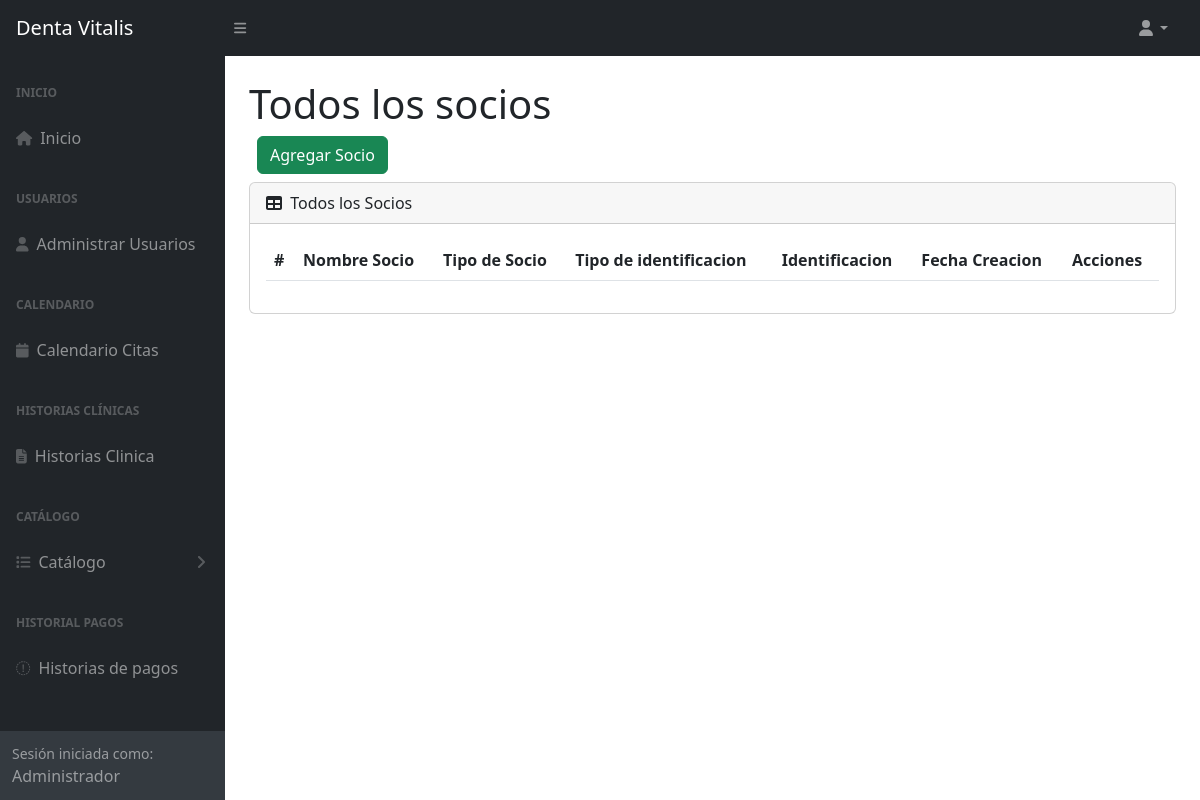
The app's page /socios (signed in), older data.
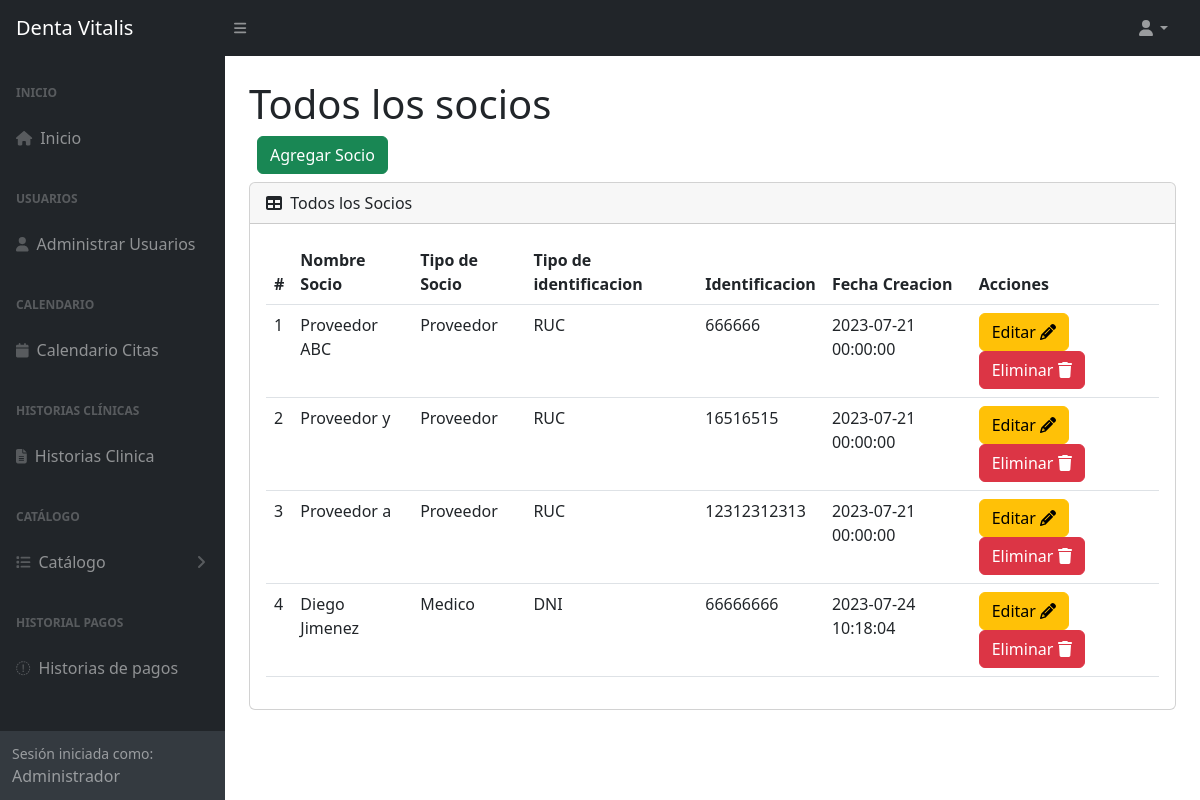
The same page, newer data.
### tables this page shows
CREATE TABLE `tba_socio`  (
  `IdSocio` int NOT NULL AUTO_INCREMENT,
  `NombreSocio` varchar(150) NOT NULL,
  `IdTipoIdentificacion` int NULL DEFAULT NULL,
  `IdTipoSocio` int NOT NULL,
  `Identificacion` varchar(15) NULL DEFAULT NULL,
  `FechaCreacion` datetime NOT NULL,
  `FechaActualizacion` datetime NOT NULL,
  PRIMARY KEY (`IdSocio`) USING BTREE,
  INDEX `tba_socio_fksocios`(`IdTipoIdentificacion`) USING BTREE,
  CONSTRAINT `tba_socio_fksocios` FOREIGN KEY (`IdTipoIdentificacion`) REFERENCES `tba_tipoidentificacion` (`IdTipoIdentificacion`) ON DELETE RESTRICT ON UPDATE RESTRICT
);

CREATE TABLE `tba_tiposocio`  (
  `IdTipoSocio` int NOT NULL AUTO_INCREMENT,
  `NombreTipoSocio` varchar(255) NULL DEFAULT NULL,
  PRIMARY KEY (`IdTipoSocio`) USING BTREE
);

CREATE TABLE `tba_tipoidentificacion`  (
  `IdTipoIdentificacion` int NOT NULL AUTO_INCREMENT,
  `NombreTipoIdentificacion` varchar(20) NOT NULL,
  PRIMARY KEY (`IdTipoIdentificacion`) USING BTREE
);

### controller/plantilla.controller.php (called while the page is built)
<?php
class ControllerPlantilla
{
  static public function ctrPlantilla()
  {
    include "view/plantilla.php";
  }
}

### index.php (called while the page is built, shortened)
<?php
require_once "controller/plantilla.controller.php";
require_once "controller/socios.controller.php";
require_once "controller/gastos.controller.php";
require_once "model/socios.model.php";
$plantilla = new ControllerPlantilla();
$plantilla -> ctrPlantilla();

### controller/socios.controller.php (called while the page is built, shortened)
<?php
class ControllerSocios
{
  public static function ctrMostrarSocios()
  {
    $tabla = "tba_socio";
    $listaSocios = ModelSocios::mdlMostrarSocios($tabla);
    return $listaSocios;
  }
}

### model/conexion.php (called while the page is built)
<?php
class Conexion
{
  static public function conn()
  {
    $link = new PDO("mysql:host=localhost;dbname=db_dentaVitalis","root","");
		$link->exec("set names utf8");
		return $link;
  }
}

### model/socios.model.php (called while the page is built, shortened)
<?php
require_once "conexion.php";
class ModelSocios
{
  public static function mdlMostrarSocios($tabla)
  {
    $statement = Conexion::conn()->prepare("SELECT tba_socio.IdSocio, tba_socio.NombreSocio, tba_socio.IdTipoIdentificacion, tba_socio.IdTipoSocio, tba_socio.Identificacion, tba_socio.FechaCreacion, tba_tipoidentificacion.NombreTipoIdentificacion, tba_tiposocio.NombreTipoSocio FROM $tabla INNER JOIN tba_tipoidentificacion ON tba_socio.IdTipoIdentificacion = tba_tipoidentificacion.IdTipoIdentificacion INNER JOIN tba_tiposocio ON tba_socio.IdTipoSocio = tba_tiposocio.IdTipoSocio ORDER BY IdSocio ASC");
    $statement -> execute();
    return $statement -> fetchAll();
  }
}

### view/modules/socios.php (the view, shortened to what this page needs)
</div>
        </div>
        <div class="sb-sidenav-footer">
          <div class="small">Sesión iniciada como:</div>
          <?php echo $_SESSION["nombreUsuario"] ?>
        </div>
      </nav>
    </div>
    <div id="layoutSidenav_content">
      <main class="bg">
        <div class="container-fluid px-4">
          <h1 class="mt-4">Todos los socios</h1>
          <div class="d-flex m-2">
            <button type="button" class="btn btn-success" data-bs-toggle="modal" data-bs-target="#modalAgregarSocio">
              Agregar Socio
            </button>
          </div>
          <div class="card mb-4">
            <div class="card-header">
              <i class="fas fa-table me-1"></i>
              Todos los Socios
            </div>
            <div class="card-body">
              <table id="datatablesSimple" class="data-table-Socio table">
                <thead>
                  <tr>
                    <th>#</th>
                    <th>Nombre Socio</th>
                    <th>Tipo de Socio</th>
                    <th>Tipo de identificacion</th>
                    <th>Identificacion</th>
                    <th>Fecha Creacion</th>
                    <th>Acciones</th>
                  </tr>
                </thead>
                <tbody>
                  <?php
                  $listaSocios = ControllerSocios::ctrMostrarSocios();
                  foreach ($listaSocios as $key => $value)
                  {
                    echo
                    '<tr>
                      <td>'.($key + 1).'</td>
                      <td>'.$value["NombreSocio"].'</td>
                      <td>'.$value["NombreTipoSocio"].'</td>
                      <td>'.$value["NombreTipoIdentificacion"].'</td>
                      <td>'.$value["Identificacion"].'</td>
                      <td>'.$value["FechaCreacion"].'</td>
                      <td>
                        <button class="btn btn-warning btnEditarSocio" codSocio="'.$value["IdSocio"].'" data-bs-toggle="modal" data-bs-target="#modelEditarSocio">Editar <i class="fa-solid fa-pencil"></i></button>
                        <button class="btn btn-danger btnEliminarSocio" codSocio="'.$value["IdSocio"].'">Eliminar <i class="fa-solid fa-trash"></i></button>
                      </td>
                    </tr>';
                  }
                  ?>
                </tbody>
              </table>
            </div>
          </div>
        </div>
      </main>
    </div>
  </div>

### view/plantilla.php (shortened to what this page needs)
<!DOCTYPE html>
<html lang="es">
<head>
  <?php require "modules/header.php" ?>
</head>
  <?php
    if (isset($_SESSION["login"]) && $_SESSION["login"] == "ok")
    {
      echo '<body class="sb-nav-fixed">';
      include "modules/navbar.php";
      echo '
      <div id="layoutSidenav">
        <div id="layoutSidenav_nav">
          <nav class="sb-sidenav accordion sb-sidenav-dark" id="sidenavAccordion">
            <div class="sb-sidenav-menu">
              <div class="nav">';
      include "modules/menu.php";
      if(isset($_GET["ruta"]))
      {
        if(
          $_GET["ruta"] == "home" ||
          $_GET["ruta"] == "usuario" ||
          $_GET["ruta"] == "editarSalida" ||
          $_GET["ruta"] == "procedimientos" ||
          $_GET["ruta"] == "gastos" ||
          $_GET["ruta"] == "socios" ||
          $_GET["ruta"] == "pacientes" ||
          $_GET["ruta"] == "gastosGenerales" ||
          $_GET["ruta"] == "historiaClinica" ||
          $_GET["ruta"] == "calendario" ||
          $_GET["ruta"] == "historialPagos" ||
          $_GET["ruta"] == "signout"
        )
        {
          include "modules/".$_GET["ruta"].".php";
        }
        else
        {
          include "web/404.html";
        }
      }
      else
      {
        include "modules/home.php";
      }
      echo '<footer>';
      include "modules/footer.php";
      echo '</footer>';
    }
    else
    {
      include "modules/login.php";
    }
  ?>
</body>
</html>

### view/modules/header.php (shortened to what this page needs)
<link href="https://cdn.jsdelivr.net/npm/simple-datatables@7.1.2/dist/style.min.css" rel="stylesheet" />
<link href="css/styles.css" rel="stylesheet" />
<link href="css/styles-dentaVitalis.css" rel="stylesheet" />
<link href="https://cdn.jsdelivr.net/npm/sweetalert2@11.7.5/dist/sweetalert2.min.css" rel="stylesheet">

### view/modules/navbar.php (shortened to what this page needs)
  <nav class="sb-topnav navbar navbar-expand navbar-dark bg-dark">
  <a class="navbar-brand ps-3" href="index.php">Denta Vitalis</a>
  <button class="btn btn-link btn-sm order-1 order-lg-0 me-4 me-lg-0" id="sidebarToggle" href="#!"><i class="fas fa-bars"></i></button>
  <ul class="navbar-nav ms-auto ms-md-0 me-3 me-lg-4">
    <li class="nav-item dropdown">
      <a class="nav-link dropdown-toggle" id="navbarDropdown" href="#" role="button" data-bs-toggle="dropdown" aria-expanded="false"><i class="fas fa-user fa-fw"></i></a>
    </li>
  </ul>
</nav>

### view/modules/menu.php (shortened to what this page needs)
<div class="sb-sidenav-menu-heading">Inicio</div>
<a class="nav-link" href="home">
  <div class="sb-nav-link-icon"><i class="fas fa-home"></i></div>
  Inicio
</a>
<?php
  if($_SESSION["perfilUsuario"] == "1")
  {
?>
  <div class="sb-sidenav-menu-heading">Usuarios</div>
  <a class="nav-link" href="usuario">
    <div class="sb-nav-link-icon"><i class="fas fa-user"></i></div>
    Administrar Usuarios
  </a>
<?php
  }
?>
<div class="sb-sidenav-menu-heading">Calendario</div>
  <a class="nav-link" href="calendario">
    <div class="sb-nav-link-icon"><i class="fas fa-calendar"></i></div>
    Calendario Citas
  </a>
<div class="sb-sidenav-menu-heading">Historias Clínicas</div>
  <a class="nav-link" href="historiaClinica">
    <div class="sb-nav-link-icon"><i class="fas fa-file-text"></i></div>
    Historias Clinica
  </a>
<div class="sb-sidenav-menu-heading">Catálogo</div>
  <a class="nav-link collapsed" href="#" data-bs-toggle="collapse" data-bs-target="#listaCatalogo" aria-expanded="false" aria-controls="collapseLayouts">
    <div class="sb-nav-link-icon"><i class="fas fa-list"></i></div>
    Catálogo
    <div class="sb-sidenav-collapse-arrow"><i class="fas fa-angle-down"></i></div>
  </a>
<div class="sb-sidenav-menu-heading">Historial Pagos</div>
  <a class="nav-link" href="historialPagos">
    <div class="sb-nav-link-icon"><i class="fas fa-money"></i></div>
    Historias de pagos
  </a>

### view/modules/footer.php (shortened to what this page needs)
<div class="container-fluid px-4">
  <div class="d-flex align-items-center justify-content-between small">
    <div class="text-muted">Copyright &copy; Simoni 2023</div>
  </div>
</div>

Row changes from the older to the newer data that the page shows:
added tba_socio: NombreSocio "Proveedor ABC", IdTipoSocio.NombreTipoSocio "Proveedor", IdTipoIdentificacion.NombreTipoIdentificacion "RUC", Identificacion "666666", FechaCreacion "2023-07-21 00:00:00"
added tba_socio: NombreSocio "Proveedor y", IdTipoSocio.NombreTipoSocio "Proveedor", IdTipoIdentificacion.NombreTipoIdentificacion "RUC", Identificacion "16516515", FechaCreacion "2023-07-21 00:00:00"
added tba_socio: NombreSocio "Proveedor a", IdTipoSocio.NombreTipoSocio "Proveedor", IdTipoIdentificacion.NombreTipoIdentificacion "RUC", Identificacion "12312312313", FechaCreacion "2023-07-21 00:00:00"
added tba_socio: NombreSocio "Diego Jimenez", IdTipoSocio.NombreTipoSocio "Medico", IdTipoIdentificacion.NombreTipoIdentificacion "DNI", Identificacion "66666666", FechaCreacion "2023-07-24 10:18:04"
